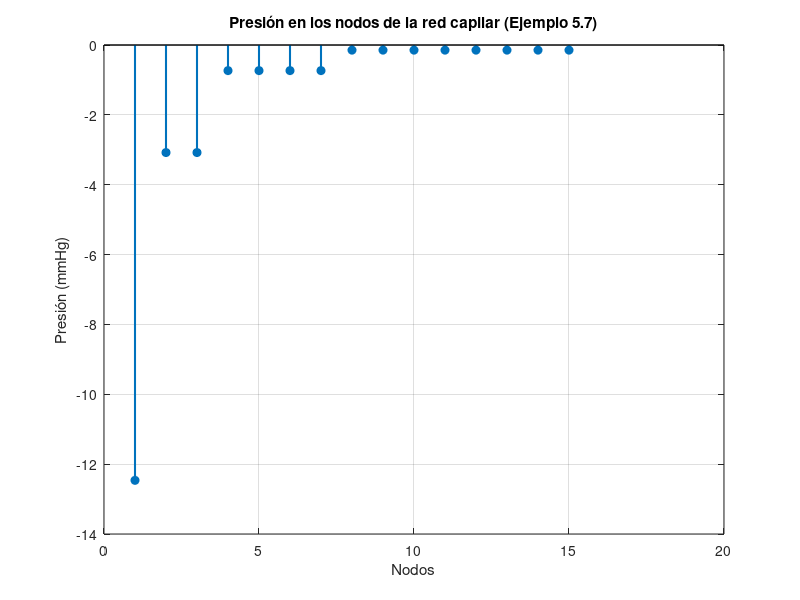

MATLAB code to generate this figure:
% Ejemplo 5.7: Solución con Factorización de Cholesky
clc;
clear;

% Matriz A (del Problema 5.4)
A = [
    -1/4, 1/10, 1/10, 0, 0, 0, 0, 0, 0, 0, 0, 0, 0, 0, 0;
     1/10, -1/2, 0, 1/5, 1/5, 0, 0, 0, 0, 0, 0, 0, 0, 0, 0;
     1/10, 0, -1/2, 0, 0, 1/5, 1/5, 0, 0, 0, 0, 0, 0, 0, 0;
     0, 1/5, 0, -1, 0, 0, 0, 0.4, 0.4, 0, 0, 0, 0, 0, 0;
     0, 1/5, 0, 0, -1, 0, 0, 0, 0, 0.4, 0.4, 0, 0, 0, 0;
     0, 0, 1/5, 0, 0, -1, 0, 0, 0, 0, 0, 0.4, 0.4, 0, 0;
     0, 0, 1/5, 0, 0, 0, -1, 0, 0, 0, 0, 0, 0, 0.4, 0.4;
     0, 0, 0, 0.4, 0, 0, 0, -2, 0, 0, 0, 0, 0, 0, 0;
     0, 0, 0, 0.4, 0, 0, 0, 0, -2, 0, 0, 0, 0, 0, 0;
     0, 0, 0, 0, 0.4, 0, 0, 0, 0, -2, 0, 0, 0, 0, 0;
     0, 0, 0, 0, 0.4, 0, 0, 0, 0, 0, -2, 0, 0, 0, 0;
     0, 0, 0, 0, 0, 0.4, 0, 0, 0, 0, 0, -2, 0, 0, 0;
     0, 0, 0, 0, 0, 0.4, 0, 0, 0, 0, 0, 0, -2, 0, 0;
     0, 0, 0, 0, 0, 0, 0.4, 0, 0, 0, 0, 0, 0, -2, 0;
     0, 0, 0, 0, 0, 0, 0.4, 0, 0, 0, 0, 0, 0, 0, -2
];

% Vector b
b = [-5/2; 0; 0; 0; 0; 0; 0; 0; 0; 0; 0; 0; 0; 0; 0];

% Factorización de Cholesky
R = chol(-A, 'upper'); % Usamos -A porque la matriz debe ser positiva definida

% Resolución del sistema
y = R'\b; % Resolución de R'y = b
p = R\y;  % Resolución de Rp = y

% Resultados: Presiones en los nodos
fprintf('Presiones en los nodos:\n');
disp(p.');

% Cálculo de los flujos (Qm) usando las relaciones dadas
Q1 = 1.88;         % Flujo principal
Q2_3 = 0.94;       % Flujos secundarios
Q4_7 = 0.47;       % Flujos terciarios
Q8_15 = 0.23;      % Flujos cuaternarios
Q16_31 = 0.12;     % Flujos finales

% Mostrar resultados de flujos
fprintf('\nFlujos en los capilares:\n');
fprintf('Q1 = %.2f\n', Q1);
fprintf('Q2,3 = %.2f\n', Q2_3);
fprintf('Q4,...,7 = %.2f\n', Q4_7);
fprintf('Q8,...,15 = %.2f\n', Q8_15);
fprintf('Q16,...,31 = %.2f\n', Q16_31);

% Gráfica de presiones
figure;
stem(p, 'filled', 'LineWidth', 1.5);
title('Presión en los nodos de la red capilar (Ejemplo 5.7)');
xlabel('Nodos');
ylabel('Presión (mmHg)');
grid on;
